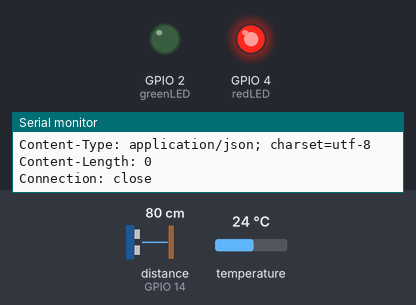
A sketch run on a simulated ESP8266 (NodeMCU). Shown: output pins drawn as LEDs (lit = HIGH), the last lines printed to the serial monitor. Wiring (inferred from the names in the program): ultrasonic range finder: trigger GPIO 12; echo GPIO 14. The test bench sets the inputs (shaded band); at power-on: distance to the obstacle (sensor on GPIO 14) 80 cm, temperature 24 °C. The echo pulse lasts 58.3 µs per cm; WiFi joins after 1.5 s; servers stay silent unless stated; uploads are accepted with an empty reply; pins used as bus, display or sensor lines are not drawn.

Above: at 2.7 s.
2.8 s: distance to the obstacle (sensor on GPIO 14) set to 20 cm
5.6 s: distance to the obstacle (sensor on GPIO 14) set to 16 cm
At 7.7 s:
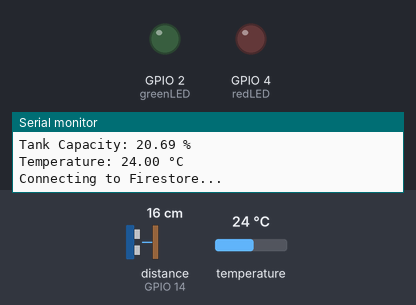
8.0 s: distance to the obstacle (sensor on GPIO 14) set to 6 cm
10.9 s: distance to the obstacle (sensor on GPIO 14) set to 3 cm
At 13.0 s:
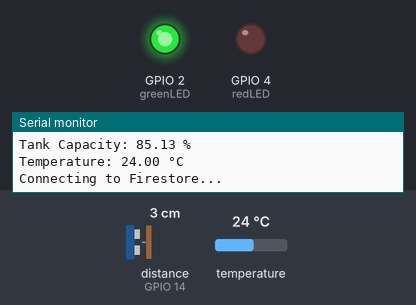
13.3 s: distance to the obstacle (sensor on GPIO 14) set to 9 cm
At 15.5 s:
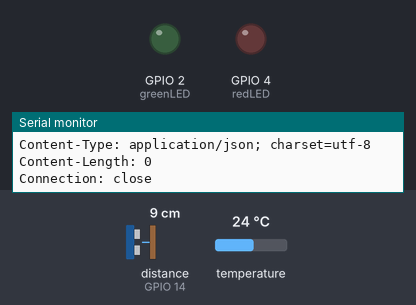
16.5 s: distance to the obstacle (sensor on GPIO 14) set to 2 cm
At 19.1 s:
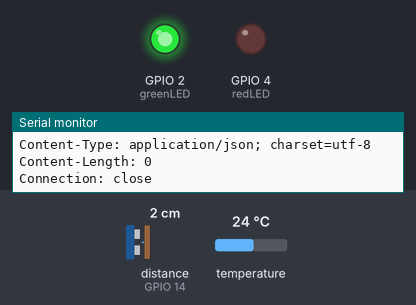
Timing chart, 0 to 20.6 s (numbered marks = the images above; inputs shaded):
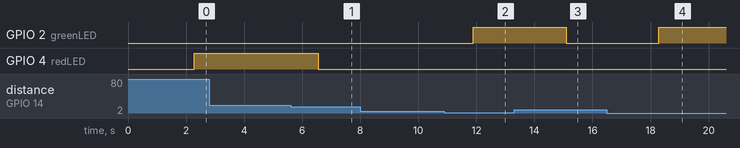

Measured:
- the behaviour switches between 19 and 18 cm on distance to the obstacle (sensor on GPIO 14) (found by bisection; images 0 and 1)
- the behaviour switches between 5 and 4 cm on distance to the obstacle (sensor on GPIO 14) (found by bisection; images 1 and 2)
- after the input at 5.6 s, GPIO 4 (redLED): HIGH → LOW after 0.96 s
- after the input at 10.9 s, GPIO 2 (greenLED): LOW → HIGH after 0.99 s
- after the input at 13.3 s, GPIO 2 (greenLED): HIGH → LOW after 1.8 s
- after the input at 16.5 s, GPIO 2 (greenLED): LOW → HIGH after 1.8 s

The sketch:

STMS.ino
```cpp
#include <ESP8266WiFi.h>
#include <OneWire.h>
#include <DallasTemperature.h>
#include <WiFiClientSecure.h>

// WiFi Configuration
const char* ssid = "Tenda_AI_VERSION";
const char* password = "hamza2020ago";

// Firebase configuration
const char* projectId = "tanksystem-fpt";
const char* apiKey = "AIzaSyA2982ZqgdvWnYdZfT8PdlRc7LJ31sCDWY";
const char* firestoreHost = "firestore.googleapis.com";

// Define HTTPS client
WiFiClientSecure client;

// HC-SR04 Pins
const int trigPin = 12;
const int echoPin = 14;

// DS18B20 Pins
const int oneWireBus = 0; // Pin where the DS18B20 is connected
OneWire oneWire(oneWireBus);
DallasTemperature sensors(&oneWire);

// LED Pins
const int greenLED = 2; // Tank full
const int redLED = 4;  // Tank empty

// Tank height constant
const int tankHeightCM = 20; // Height of the tank in cm

// Timing variables for non-blocking delay
unsigned long previousMillis = 0;
const long interval = 1000; // 1-second interval

void setup() {
  // Initialize Serial Monitor
  Serial.begin(115200);

  // Initialize LEDs
  pinMode(greenLED, OUTPUT);
  pinMode(redLED, OUTPUT);

  // Initialize HC-SR04
  pinMode(trigPin, OUTPUT);
  pinMode(echoPin, INPUT);

  // Start DS18B20 Temperature Sensor
  sensors.begin();

  // Connect to WiFi
  Serial.print("Connecting to WiFi...");
  WiFi.begin(ssid, password);
  while (WiFi.status() != WL_CONNECTED) {
    delay(500);
    Serial.print(".");
  }
  Serial.println("\nConnected to WiFi!");

  // Allow insecure HTTPS for Firestore communication
  client.setInsecure();
}

void loop() {
  unsigned long currentMillis = millis();

  if (currentMillis - previousMillis >= interval) {
    previousMillis = currentMillis;

    // Measure Tank Capacity and Temperature
    float tankCapacity = measureTankCapacity();
    float temperature = measureTemperature();

    // Display on Serial Monitor
    Serial.print("Tank Capacity: ");
    Serial.print(tankCapacity);
    Serial.println(" %");
    Serial.print("Temperature: ");
    Serial.print(temperature);
    Serial.println(" °C");

    // Update LED Status
    if (tankCapacity >= 80) {
      digitalWrite(greenLED, HIGH);
      digitalWrite(redLED, LOW);
    } else if (tankCapacity <= 10) {
      digitalWrite(greenLED, LOW);
      digitalWrite(redLED, HIGH);
    } else {
      digitalWrite(greenLED, LOW);
      digitalWrite(redLED, LOW);
    }

    // Send Data to Firestore
    updateFirestoreData(tankCapacity, temperature);
  }
}

float measureTankCapacity() {
  // Send Trigger Pulse
  digitalWrite(trigPin, LOW);
  delayMicroseconds(2);
  digitalWrite(trigPin, HIGH);
  delayMicroseconds(10);
  digitalWrite(trigPin, LOW);

  // Measure Echo Pulse Duration
  long duration = pulseIn(echoPin, HIGH);

  // Calculate Distance (cm)
  float distance = duration * 0.034 / 2;

  // Calculate Tank Capacity Percentage
  float filledHeight = tankHeightCM - distance; // Height of water in cm
  if (filledHeight < 0) filledHeight = 0;
  if (filledHeight > tankHeightCM) filledHeight = tankHeightCM;
  return (filledHeight / tankHeightCM) * 100; // Return percentage
}

float measureTemperature() {
  sensors.requestTemperatures();       // Send command to get temperatures
  return sensors.getTempCByIndex(0);   // Get the temperature in Celsius
}

void updateFirestoreData(float tankCapacity, float temperature) {
  // Firestore API endpoint
  String documentPath = "/TankData/6IS8p1NLjuhj2JyNon2W";
  String url = String("/v1/projects/") + projectId + "/databases/(default)/documents" + documentPath + "?key=" + apiKey;

  // JSON payload with float values
  String jsonPayload = String("{\"fields\": {") +
                       "\"TankCapacity\": { \"doubleValue\": " + String(tankCapacity) + " }, " +
                       "\"Temperature\": { \"doubleValue\": " + String(temperature) + " }" +
                       "}}";

  Serial.println("Connecting to Firestore...");
  if (!client.connect(firestoreHost, 443)) {
    Serial.println("Connection to Firestore failed!");
    client.stop();
    return; // Exit the function if connection fails
  }

  // Send HTTP PATCH request to Firestore
  client.println("PATCH " + url + " HTTP/1.1");
  client.println("Host: " + String(firestoreHost));
  client.println("Content-Type: application/json");
  client.print("Content-Length: ");
  client.println(jsonPayload.length());
  client.println();
  client.print(jsonPayload);

  // Timeout logic for response
  unsigned long startTime = millis();
  while ((client.connected() || client.available()) && (millis() - startTime < 1000)) { // Timeout after 5 seconds
    if (client.available()) {
      String response = client.readStringUntil('\n');
      Serial.println(response); // Print Firestore response
    }
  }

  if (millis() - startTime >= 1000) {
    Serial.println("Timeout reached while waiting for Firestore response.");
  }

  client.stop(); // Close the connection
}
```
